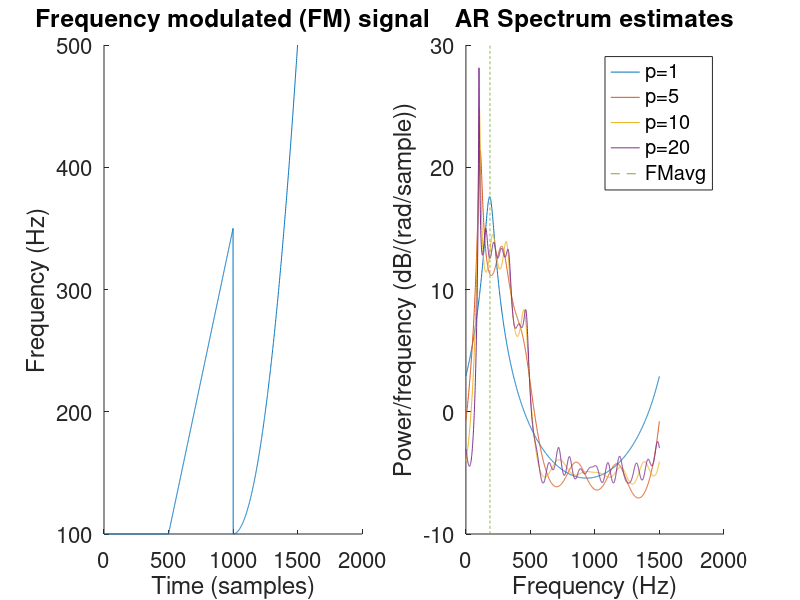

Source code (MATLAB): (Note: this script raises an error after producing the figure.)
%% --- 3. Adaptive signal processing --- %%

%% 3.2. Adaptive AR Model Based Time-Frequency Estimation %%

%% (a) 
clc; clear variables; close all;

n_samples = 1500;
f = [100*ones(500,1); ...
    100*ones(500,1) + ([501:1000]' - 500)/2; ...
    100*ones(500,1) + (([1001:1500]' -  1000)/25).^2];
phi = cumsum(f);
fs = 1500;
variance = 0.05;
eta = wgn(n_samples,1,pow2db(variance),'complex');
y = exp(1i*2*pi*phi/fs) + eta;
figure(1); subplot(1,2,1); hold on; set(gca,'fontsize', 16);
plot([1:n_samples], f);
xlabel('Time (samples)'); ylabel('Frequency (Hz)');
title('Frequency modulated (FM) signal'); hold off;
order = [1, 5, 10, 20];
subplot(1,2,2); hold on; set(gca,'fontsize', 16);
H = zeros(4,1500); w = zeros(4,1500);
for i = 1:4
    a = aryule(y,order(i));
    [H(i,:),w(i,:)] = freqz(1,a,n_samples,fs);
    P = abs(H(i,:)).^2;
    plot(w(i,:), pow2db(P));
end
plot(mean(f)*ones(1,1500), linspace(-10,30,1500),'--')
title('AR Spectrum estimates')
xlabel('Frequency (Hz)'); 
ylabel('Power/frequency (dB/(rad/sample))');
leg = arrayfun(@(a)strcat('p=',num2str(a)),order,'uni',0);
leg{end+1} = 'FMavg';
legend(leg); 
hold off;
%% (b)
clc; clear variables; close all;

n_samples = 1500;
f = [100*ones(500,1); ...
    100*ones(500,1) + ([501:1000]' - 500)/2; ...
    100*ones(500,1) + (([1001:1500]' -  1000)/25).^2];
phi = cumsum(f);
fs = 1500;
variance = 0.05;
eta = wgn(n_samples,1,pow2db(variance),'complex');
y = exp(1i*2*pi*phi/fs) + eta;

x = delayseq(y,1);
lrs = [1e-1, 1e-2,1e-3];
figure(1);
for idx = 1:3
    [a,~,~] = clms(y, x, 0, lrs(idx), 0);
    H = zeros(n_samples,n_samples);
    for n = 1:n_samples
        [h, w] = freqz(1 , [1; -conj(a(n))], n_samples,fs); 
        H(:, n) = abs(h).^2; 
    end

    medianH = 50*median(median(H));
    H(H > medianH) = medianH;
    subplot(3,1,idx); hold on; set(gca,'fontsize', 16);
    mesh([1:n_samples], w, H);
    view(2);
    xlabel('Time (samples)');
    ylabel('Frequency (Hz)');
    ylim([0,500]);
    title(strcat('CLMS Spectral Estimate ($\mu=',num2str(lrs(idx)),'$)'), 'Interpreter', 'Latex');
end

%% functions

function [h, error, y_hat] = clms(y, x, M, lr, leak)
    h = zeros(M+1, length(x),'like',1i); 
    error = zeros(size(x),'like',1i);
    y_hat = zeros(size(x),'like',1i);
    x_pad = [zeros(M,1); x];
    for n = 1:length(x)
        y_hat(n) = h(:,n)'*x_pad(n+M:-1:n); 
        error(n) = y(n) - y_hat(n);
        if n < length(x)
            h(:, n+1) = (1-lr*leak)*h(:, n) + lr*conj(error(n))*x_pad(n+M:-1:n);
        end
    end
end